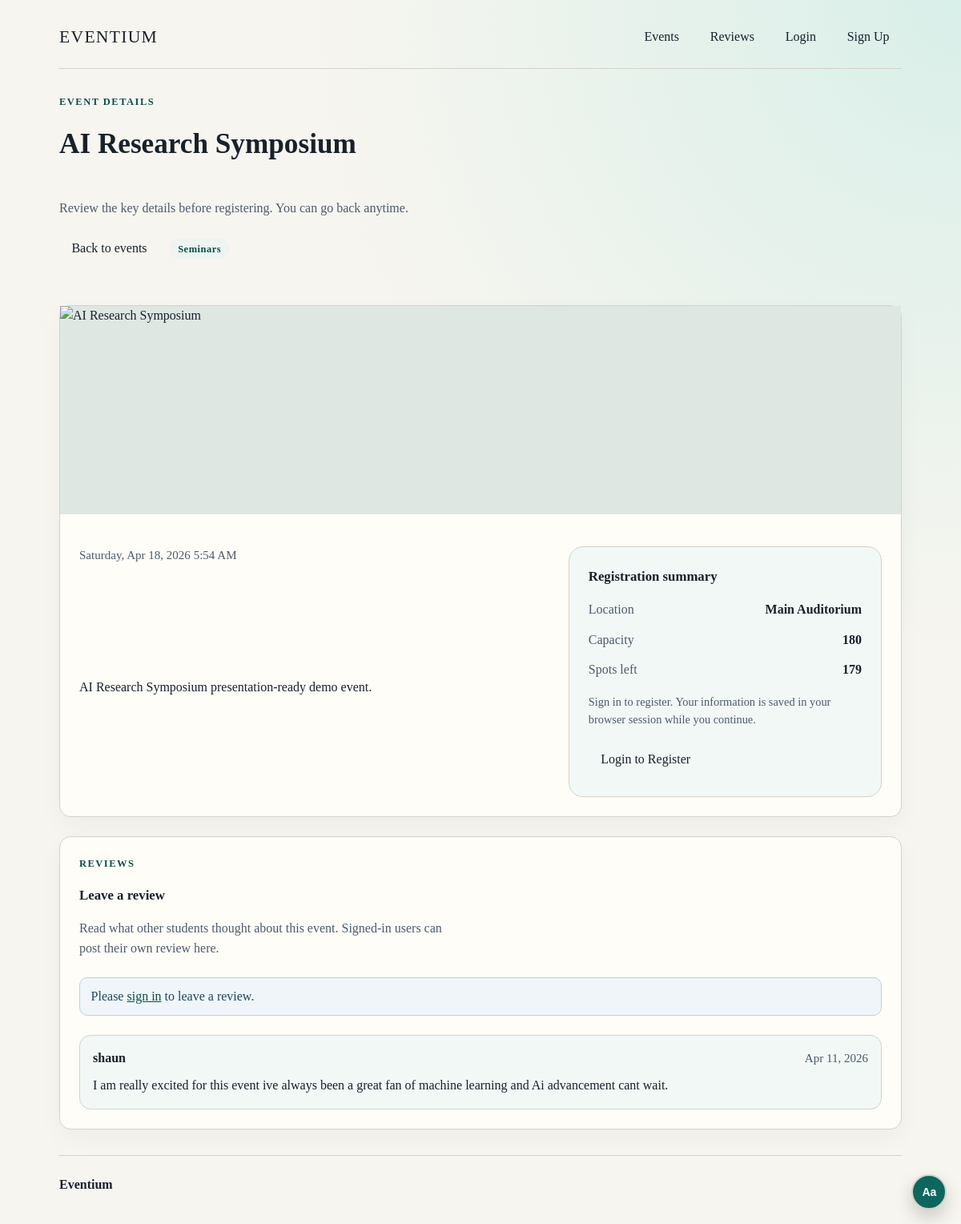
The app's page /events/1/ with its own data.
### events/models.py (models this page shows, shortened)
class Event(models.Model):
	CATEGORY_IMAGES = {
		'Seminars': [
			'https://images.unsplash.com/photo-1517048676732-d65bc937f952?auto=format&fit=crop&w=1200&q=80',
			'https://images.unsplash.com/photo-1521737711867-e3b97375f902?auto=format&fit=crop&w=1200&q=80',
			'https://images.unsplash.com/photo-1552664730-d307ca884978?auto=format&fit=crop&w=1200&q=80',
		],
		'Workshops': [
			'https://images.unsplash.com/photo-1552664730-d307ca884978?auto=format&fit=crop&w=1200&q=80',
			'https://images.unsplash.com/photo-1571260899304-425eee4c7efc?auto=format&fit=crop&w=1200&q=80',
			'https://images.unsplash.com/photo-1543269865-cbf427effbad?auto=format&fit=crop&w=1200&q=80',
		],
		'Sports': [
			'https://images.unsplash.com/photo-1526232373132-0e4ee99d0de0?auto=format&fit=crop&w=1200&q=80',
			'https://images.unsplash.com/photo-1461896836934-ffe607ba8211?auto=format&fit=crop&w=1200&q=80',
			'https://images.unsplash.com/photo-1517649763962-0c623066013b?auto=format&fit=crop&w=1200&q=80',
		],
		'Clubs': [
			'https://images.unsplash.com/photo-1529390079861-591de354faf5?auto=format&fit=crop&w=1200&q=80',
			'https://images.unsplash.com/photo-1511578314322-379afb476865?auto=format&fit=crop&w=1200&q=80',
			'https://images.unsplash.com/photo-1542816417-0983c9c9ad53?auto=format&fit=crop&w=1200&q=80',
		],
		'Networking': [
			'https://images.unsplash.com/photo-1521737604893-d14cc237f11d?auto=format&fit=crop&w=1200&q=80',
			'https://images.unsplash.com/photo-1556761175-5973dc0f32e7?auto=format&fit=crop&w=1200&q=80',
			'https://images.unsplash.com/photo-1552581234-26160f608093?auto=format&fit=crop&w=1200&q=80',
		],
		'Tech': [
			'https://images.unsplash.com/photo-1543269865-cbf427effbad?auto=format&fit=crop&w=1200&q=80',
			'https://images.unsplash.com/photo-1519389950473-47ba0277781c?auto=format&fit=crop&w=1200&q=80',
			'https://images.unsplash.com/photo-1531482615713-2afd69097998?auto=format&fit=crop&w=1200&q=80',
		],
		'Career': [
			'https://images.unsplash.com/photo-1559136555-9303baea8ebd?auto=format&fit=crop&w=1200&q=80',
			'https://images.unsplash.com/photo-1454165804606-c3d57bc86b40?auto=format&fit=crop&w=1200&q=80',
			'https://images.unsplash.com/photo-1521737604893-d14cc237f11d?auto=format&fit=crop&w=1200&q=80',
		],
		'Culture': [
			'https://images.unsplash.com/photo-1503428593586-e225b39bddfe?auto=format&fit=crop&w=1200&q=80',
			'https://images.unsplash.com/photo-1469571486292-0ba58a3f068b?auto=format&fit=crop&w=1200&q=80',
			'https://images.unsplash.com/photo-1514525253161-7a46d19cd819?auto=format&fit=crop&w=1200&q=80',
		],
	}
	DEFAULT_IMAGES = [
		'https://images.unsplash.com/photo-1523580846011-d3a5bc25702b?auto=format&fit=crop&w=1200&q=80',
		'https://images.unsplash.com/photo-1515169067868-5387ec356754?auto=format&fit=crop&w=1200&q=80',
		'https://images.unsplash.com/photo-1464983953574-0892a716854b?auto=format&fit=crop&w=1200&q=80',
	]
	title = models.CharField(max_length=200)
	description = models.TextField()
	category = models.CharField(max_length=100)
	image_path = models.CharField(max_length=255, blank=True, default='')
	location = models.CharField(max_length=200)
	starts_at = models.DateTimeField()
	capacity = models.PositiveIntegerField(default=100)
	created_at = models.DateTimeField(auto_now_add=True)
	class Meta:
		ordering = ['starts_at']
	@property
	def spots_left(self):
		return max(self.capacity - self.registrations.count(), 0)
	@property
	def image_url(self):
		if self.image_path:
			clean_path = self.image_path.lstrip('/')
			if clean_path.startswith('static/'):
				return f'/{clean_path}'
			return f'/static/{clean_path}'
		pool = self.CATEGORY_IMAGES.get(self.category, self.DEFAULT_IMAGES)
		seed = self.pk if self.pk else sum(ord(char) for char in self.title)
		return pool[seed % len(pool)]

class Review(models.Model):
	user = models.ForeignKey(User, on_delete=models.CASCADE)
	event = models.ForeignKey(Event, related_name='reviews', on_delete=models.CASCADE)
	body = models.TextField()
	created_at = models.DateTimeField(auto_now_add=True)
	class Meta:
		ordering = ['-created_at']

### events/views.py (the view, shortened to what this page needs)
# urls.py: path('events/<int:event_id>/', views.event_detail, name='event_detail'),
def event_detail(request, event_id):
	event = get_object_or_404(Event, id=event_id)
	is_registered = False
	review_form = ReviewForm()
	reviews = event.reviews.select_related('user')
	context = {
		'event': event,
		'is_registered': is_registered,
		'review_form': review_form,
		'reviews': reviews,
	}
	return render(request, 'events/event_detail.html', context)

### events/templates/events/event_detail.html
{% extends "events/base.html" %}
{% block content %}
  <section class="page-header stack">
    <div class="stack">
      <p class="eyebrow">Event details</p>
      <h2 class="page-title">{{ event.title }}</h2>
      <p class="page-lead">Review the key details before registering. You can go back anytime.</p>
    </div>
    <div class="page-actions">
      <a class="btn btn-secondary" href="{% url 'home' %}">Back to events</a>
      <span class="badge">{{ event.category }}</span>
    </div>
  </section>
  <article class="card stack event-detail">
    <div class="event-detail__hero">
      <img src="{{ event.image_url }}" alt="{{ event.title }}" loading="lazy">
    </div>
    <div class="event-detail__grid">
      <div class="stack">
        <p class="meta">{{ event.starts_at|date:"l, M d, Y g:i A" }}</p>
        <p>{{ event.description }}</p>
      </div>
      <aside class="section-card stack" aria-label="Registration summary">
        <h3 class="section-title">Registration summary</h3>
        <div class="detail-list">
          <p><span>Location</span><strong>{{ event.location }}</strong></p>
          <p><span>Capacity</span><strong>{{ event.capacity }}</strong></p>
          <p><span>Spots left</span><strong>{{ event.spots_left }}</strong></p>
        </div>
        {% if user.is_authenticated %}
          {% if is_registered %}
            <div class="alert alert-success">You are already registered for this event.</div>
          {% elif event.spots_left > 0 %}
            <form method="post" class="stack" data-loading-form>
              {% csrf_token %}
              <button class="btn btn-primary" type="submit" data-submit-button data-loading-label="Registering...">Register for Event</button>
              <p class="field-hint">Registration is instant. You can leave this page at any time.</p>
            </form>
          {% else %}
            <div class="alert alert-error">This event is full.</div>
          {% endif %}
        {% else %}
          <p class="field-hint">Sign in to register. Your information is saved in your browser session while you continue.</p>
          <div class="page-actions">
            <a class="btn btn-primary" href="{% url 'login' %}?next={% url 'event_detail' event.id %}">Login to Register</a>
          </div>
        {% endif %}
      </aside>
    </div>
  </article>
  <section class="card stack review-section">
    <div class="stack">
      <p class="eyebrow">Reviews</p>
      <h3 class="section-title">Leave a review</h3>
      <p class="page-lead">Read what other students thought about this event. Signed-in users can post their own review here.</p>
    </div>
    {% if user.is_authenticated %}
      <form method="post" class="review-form stack" data-loading-form>
        {% csrf_token %}
        <input type="hidden" name="review_submit" value="1">
        <div class="field">
          <label for="id_body">Your review</label>
          {{ review_form.body }}
          {% if review_form.body.errors %}
            <div class="field-errors">{{ review_form.body.errors|striptags }}</div>
          {% else %}
            <p class="field-hint">Write a short, respectful note about the event experience.</p>
          {% endif %}
        </div>
        <button class="btn btn-primary" type="submit" data-submit-button data-loading-label="Posting review...">Post Review</button>
      </form>
    {% else %}
      <div class="alert alert-info">
        Please <a href="{% url 'login' %}?next={% url 'event_detail' event.id %}">sign in</a> to leave a review.
      </div>
    {% endif %}
    {% if reviews %}
      <div class="review-list stack">
        {% for review in reviews %}
          <article class="review-item">
            <div class="review-item__header">
              <strong>{{ review.user.username }}</strong>
              <span class="meta">{{ review.created_at|date:"M d, Y" }}</span>
            </div>
            <p class="review-item__body">{{ review.body }}</p>
          </article>
        {% endfor %}
      </div>
    {% else %}
      <p class="field-hint">No reviews have been posted yet.</p>
    {% endif %}
  </section>
{% endblock %}

### events/templates/events/base.html (shortened to what this page needs)
<!doctype html>
<html lang="en">
<head>
  {% load static %}
  <link rel="stylesheet" href="{% static 'css/site.css' %}">
</head>
<body>
  <div class="shell">
    <header class="nav" aria-label="Primary">
      <a class="brand" href="{% url 'home' %}">Eventium</a>
      <nav class="links">
        <a class="btn btn-ghost" href="{% url 'home' %}">Events</a>
        <a class="btn btn-ghost" href="{% url 'reviews' %}">Reviews</a>
        {% if user.is_authenticated %}
          {% if user.is_staff %}
            <a class="btn btn-secondary" href="/admin/">Admin</a>
          {% endif %}
          <a class="btn btn-ghost" href="{% url 'my_registrations' %}">My Registrations</a>
          <form method="post" action="{% url 'logout' %}" class="inline" data-loading-form>
            {% csrf_token %}
            <button class="btn btn-secondary" type="submit" data-submit-button data-loading-label="Signing out...">Logout</button>
          </form>
        {% else %}
          <a class="btn btn-ghost" href="{% url 'login' %}">Login</a>
          <a class="btn btn-primary" href="{% url 'signup' %}">Sign Up</a>
        {% endif %}
      </nav>
    </header>
    <main class="content" id="main-content">
      {% block content %}{% endblock %}
    </main>
    <footer class="footer">
      <div class="footer__inner">
        <p class="footer__brand">Eventium</p>
      </div>
    </footer>
  </div>
  <div class="a11y-widget" aria-live="polite">
    <button
      id="a11y-toggle"
      class="a11y-fab"
      type="button"
      aria-label="Open accessibility settings"
      aria-controls="a11y-panel"
      aria-expanded="false"
      title="Accessibility settings"
    >
      Aa
    </button>
  </div>
</body>
</html>

### records on screen
Event: title "AI Research Symposium", category "Seminars", starts_at "Saturday, Apr 18, 2026 5:54 AM", description "AI Research Symposium presentation-ready demo event.", location "Main Auditorium", capacity "180", spots_left "179"
Review: user.username "shaun", created_at "Apr 11, 2026", body "I am really excited for this event ive always been a great fan of machine learning and Ai advancement cant wait."
